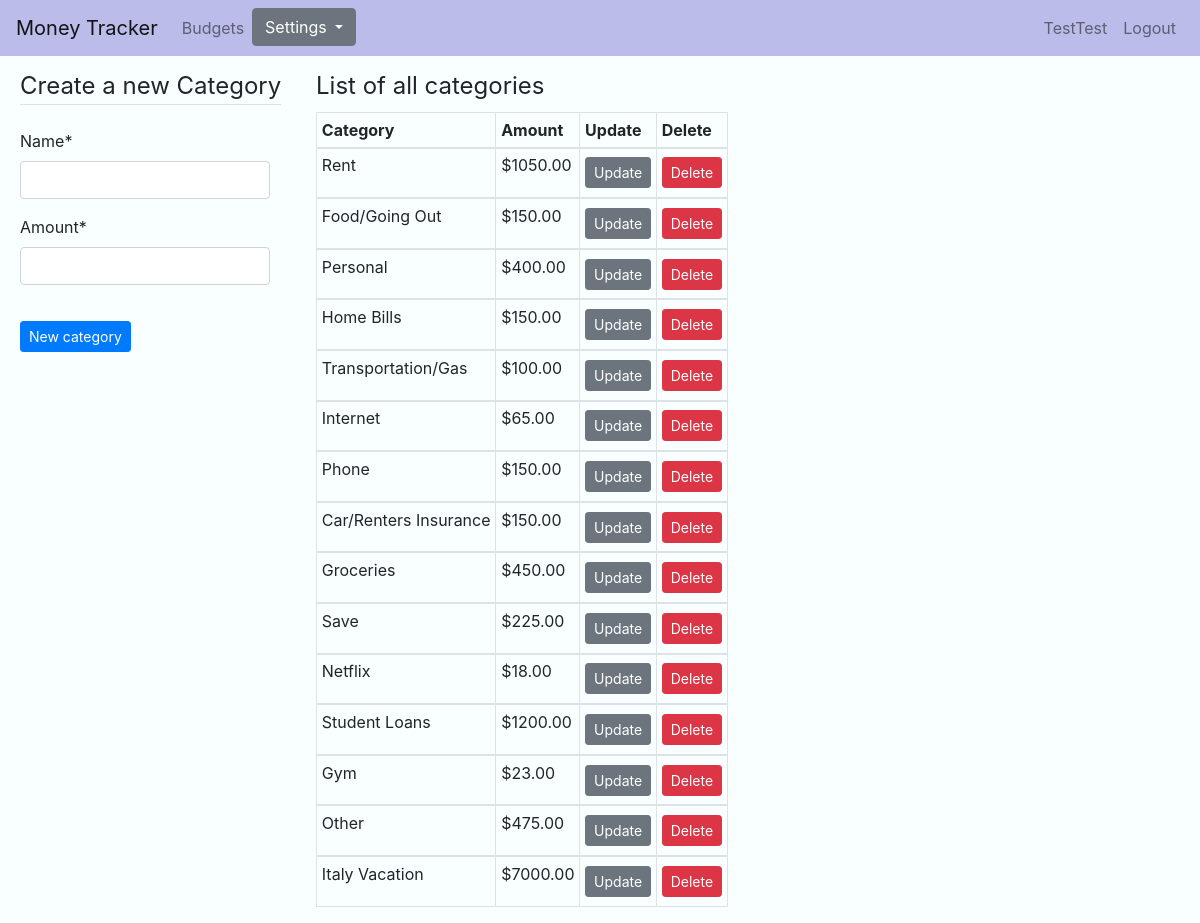
/settings/categories/ (signed in), run on the app's committed database.
### money/models.py (models this page shows, shortened)
class Category(models.Model):
    name = models.CharField(max_length=50, unique=True)
    amount = models.DecimalField(max_digits=10, decimal_places=2)
    class Meta:
        verbose_name_plural = "Categories"

### money/views.py (the view, shortened to what this page needs)
# urls.py: path('settings/categories/', CategoryCreateView.as_view(), name='money-categories'),
class CategoryCreateView(LoginRequiredMixin, CreateView):
    model = Category
    fields = ['name', 'amount']
    success_url = '/settings/categories/'
    def get_context_data(self, **kwargs):
        context = super(CategoryCreateView, self).get_context_data(**kwargs)
        context['category_list'] = Category.objects.all()
        return context

### money/templates/money/category_form.html (shortened to what this page needs)
{% extends "money/base.html" %}
{% load crispy_forms_tags %}
{% block content %}
<div class="pageContent categoryContent">
    <div class='content-section'>
        <form action="" method='POST'>
            <fieldset class="form-group">
              {% if form.name.value %}
              <legend class="border-bottom mb-4">Edit Category {{ form.name.value }}</legend>
              {% else %}
              <legend class="border-bottom mb-4">Create a new Category</legend>
              {% endif %}
                {{ form | crispy }}
            </fieldset>
            <div class="form-group">
              {% if form.name.value %}
                <button class="btn btn-primary btn-sm mt-1 mb-1" type="submit">Update Category</button>
                {% else %}
                <button class="btn btn-primary btn-sm mt-1 mb-1" type="submit">New category</button>
              {% endif %}
            </div>
        </form>
    </div>
    <div class="categoryTable">
    <table class="table table-bordered table-sm">
        <legend>List of all categories</legend>
        <thead>
          <tr>
            <th scope="col">Category</th>
            <th scope="col">Amount</th>
            <th scope="col">Update</th>
            <th scope="col">Delete</th>
          </tr>
        </thead>
        {% for category in category_list %}
        <tbody>
          <tr>
            <td>{{ category.name }}</td>
            <td>${{ category.amount }}</td>
            <td><a class="btn btn-secondary btn-sm mt-1 mb-1" href="{% url 'categories-update' category.id %}">Update</a></td>
            <td><a href="{% url 'delete_category' category.id %}" class="confirmation btn btn-danger btn-sm mt-1 mb-1">Delete</a></td>
          </tr>
        </tbody>
        {% endfor %}
      </table>
    </div>
</div>
{% endblock %}

### money/templates/money/base.html (shortened to what this page needs)
{% load static %}
{% load crispy_forms_tags %}
<!doctype html>
<html lang="en">
  <head>
    <link rel="stylesheet" href="https://maxcdn.bootstrapcdn.com/bootstrap/4.0.0/css/bootstrap.min.css">
    <link rel="stylesheet" type="text/css" href="{% static 'money/main.css' %}">
  </head>
  <body>
    <nav class="navbar navbar-expand-lg navbar-light">
      <a class="navbar-brand" href="{% url 'money-home' %}">Money Tracker</a>
      {% if user.is_authenticated %}
      <div class="collapse navbar-collapse" id="navbarSupportedContent">
        <ul class="navbar-nav mr-auto">
          <li class="nav-item">
            <a class="nav-link" href="{% url 'budgets-home' %}">Budgets</a>
          </li>
          <li class="nav-item">
            <div class="dropdown">
              <button class="btn btn-secondary dropdown-toggle" type="button" id="dropdownMenuButton" data-toggle="dropdown" aria-haspopup="true" aria-expanded="false">
                Settings
              </button>
            </div>
          </li>
        </ul>
        <div class="navbar-nav">
          <a class="nav-item nav-link" href="{% url 'profile' %}">{{ user }}</a>
          <a class="nav-item nav-link" href="{% url 'logout' %}">Logout</a>
        </div>
      </div>
      {% endif %}
    </nav>
    {% block content %}
    {% endblock %}
  </body>
</html>

### money/static/money/main.css (style rules this page uses)
body { background-color: #f9ffff; }
.navbar { background-color: #bbbce9; }
.pageContent { margin-left: 20px; margin-right: 20px; margin-top: 1%; }
#id_cardName, #id_name, #id_amount, #id_username, #id_password, #id_email, #id_password1, #id_password2, #id_description, #id_card, #id_category, #id_note { width: 250px; }
.budgetTable, .categoryTable { margin-left: 3%; }
.budgetContent, .categoryContent, .homeContent, .detailContent { display: flex; flex-direction: row; }

### data on the page
Category: name "Rent", amount "1050.00"
Category: name "Food/Going Out", amount "150.00"
Category: name "Personal", amount "400.00"
Category: name "Home Bills", amount "150.00"
Category: name "Transportation/Gas", amount "100.00"
Category: name "Internet", amount "65.00"
Category: name "Phone", amount "150.00"
Category: name "Car/Renters Insurance", amount "150.00"
Category: name "Groceries", amount "450.00"
Category: name "Save", amount "225.00"
Category: name "Netflix", amount "18.00"
Category: name "Student Loans", amount "1200.00"
Category: name "Gym", amount "23.00"
Category: name "Other", amount "475.00"
Category: name "Italy Vacation", amount "7000.00"

### other printed values
{{ user }} "TestTest"
